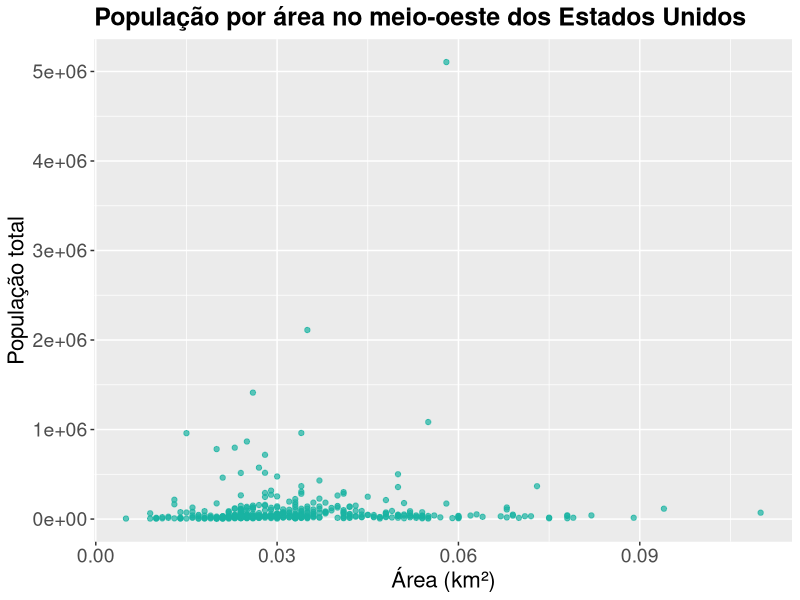

Generate this figure with R:
# Carrega o pacote ggplot2
library(ggplot2)

# Carrega o conjunto de dados midwest
data(midwest, package = "ggplot2")


# Cria o gráfico de população
ggplot(midwest, aes(x = area, y = poptotal)) + 
  geom_point(alpha = 0.7, color = "#19b3a2") +
  labs(title = "População por área no meio-oeste dos Estados Unidos",
       x = "Área (km²)",
       y = "População total") +
  theme(plot.title = element_text(size = 18, face = "bold"),
        axis.text = element_text(size = 14),
        axis.title = element_text(size = 16))

# Selecionando colunas específicas

paises <- midwest[2]
print(paises)

populacao <-  midwest['poptotal']
populacao

paises_pupulacao <- data.frame(paises, populacao)
paises_pupulacao




